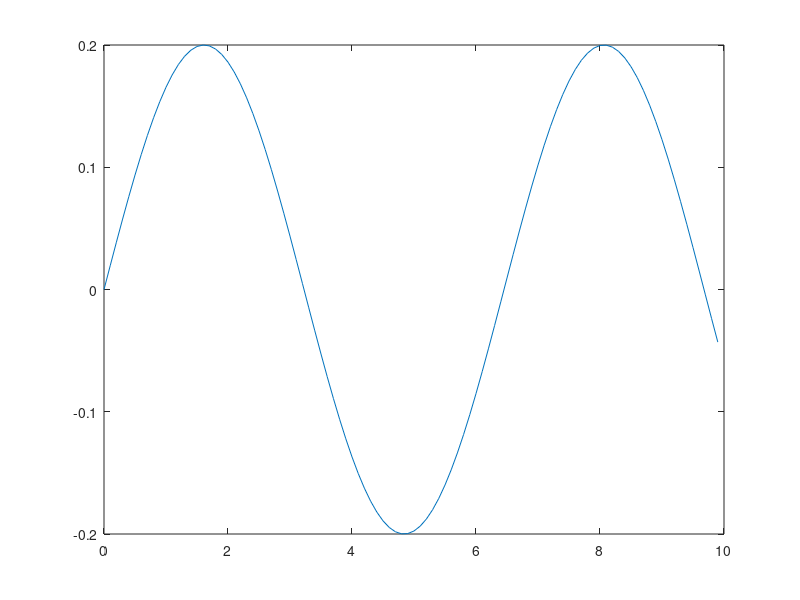
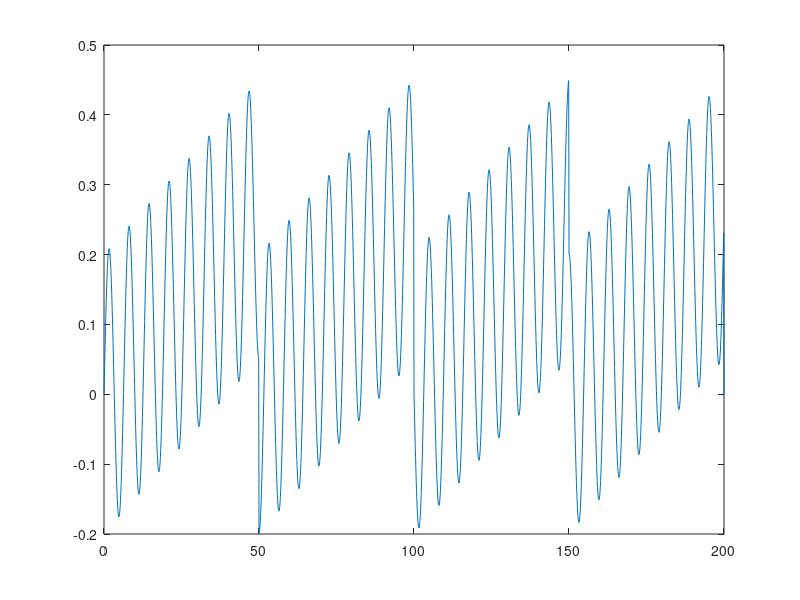
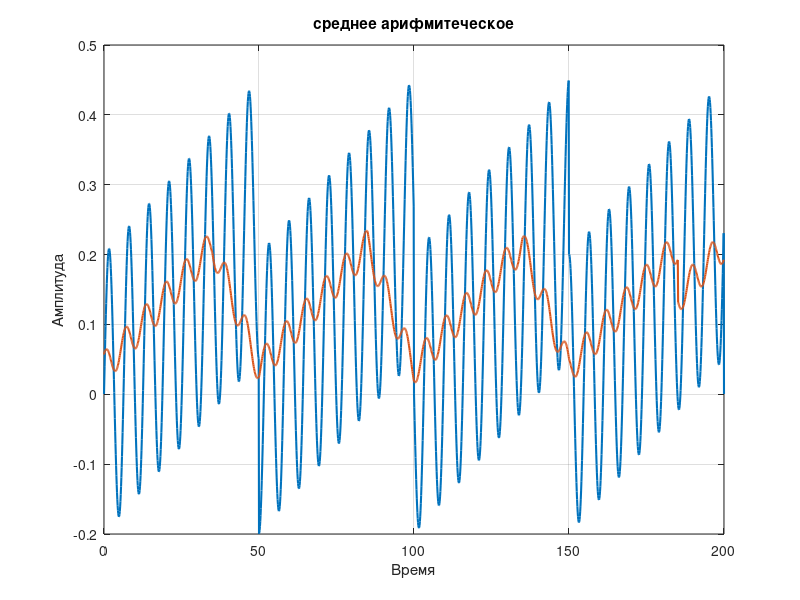
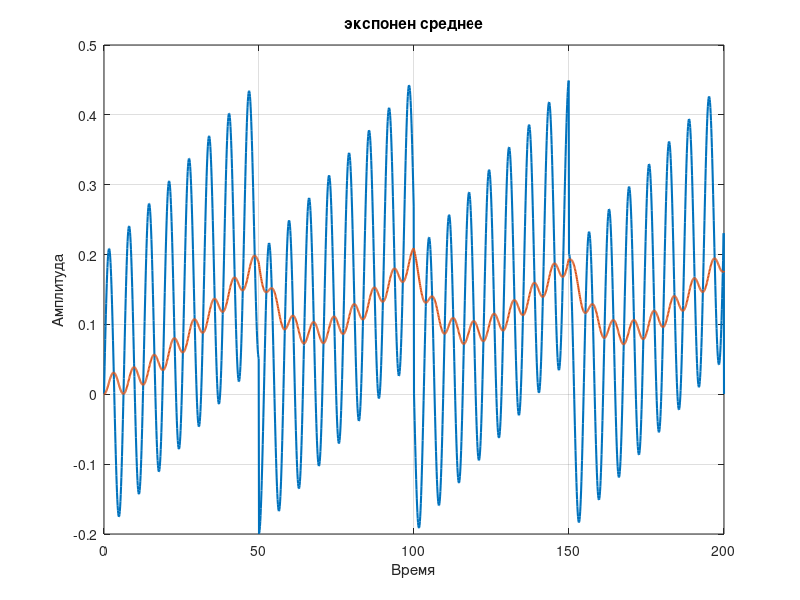

These charts were generated, in order, by the following MATLAB code: (Note: this script raises an error after producing the figures.)
clc;
close all;
clear;
Fs = 10000;                  
%частота дискретизации 10кHz

%далее сымитируем дискретный сигнал
t = 0:1/Fs:0.200;
t = t';
Am2 = 1; F = 155; Phi2 = 0; W2 = 2*pi*F;
noise(1,1:length(t)) = 0;
noise = noise';

for i = 1:length(t)
    noise(i) = 0.0005*(mod(i-1,500)+1);
end    

Sin = Am2/5* sin(W2*t);%третья 
plot (t(1:100)*1000,Sin(1:100)) %По оси X будут отображаться миллисекунды 
figure;
Sig = Sin + noise;          %тот самый сигнал который был "получен с АЦП"
% она же страшная кривая состоящая из суммы синусод,
%имитирующая звуковой сигнал в данном примере 
plot (t*1000,Sig) %По оси X будут отображаться миллисекунды 
figure;
plot (t*1000,noise)




%среднее арифметическое_1
NUM_READ = 150;
aaf_sig = zeros(1,length(t)); % ariphmetic average  filter
for i = NUM_READ : length(t)
    for j = 0 :NUM_READ-1
        aaf_sig(i) = aaf_sig(i) + Sig(i-j);
    end
  
    aaf_sig(i) = aaf_sig(i)/NUM_READ;
    aaf_sig(i-NUM_READ+1)= aaf_sig(i);
end

filVal(1,1:length(t)) = 0;
% фильтр эксп среднее
k = 0.008;
    filVal(1) = (Sig(1) - filVal(1))*k;
    for i = 2:length(t)
      %filVal(i) = (measuredSig(i)*k + (filVal(i-1))*(1-k));  
      filVal(i) = filVal(i-1)+ (Sig(i) - filVal(i-1))*k;  
      
    end

%среднее арифметическое_2
aaf_sig_2 = zeros(1,length(t)); % ariphmetic average  filter
for i = NUM_READ : length(t)
    for j = 0 :NUM_READ-1
        aaf_sig_2(i) = aaf_sig_2(i) + Sig(i-j);
    end
  
    aaf_sig_2(i) = aaf_sig_2(i)/NUM_READ;
    aaf_sig_2(i-NUM_READ+1)= aaf_sig_2(i);
end

filVal_2(1,1:length(t)) = 0;
% фильтр среднее арифметическое + эксп среднее
k = 0.01;
    filVal_2(1) = (aaf_sig(1) - filVal_2(1))*k;
    for i = 2:length(t)
      %filVal(i) = (measuredSig(i)*k + (filVal(i-1))*(1-k));  
      filVal_2(i) = filVal_2(i-1)+ (aaf_sig(i) - filVal_2(i-1))*k;  
      
    end

plot(t*1000,Sig,'LineWidth',1.5), grid on;
hold on;
plot(t*1000,aaf_sig,'LineWidth',1.5), grid on;
hold off;
xlabel('Время');
ylabel('Амплитуда');
title('среднее арифмитеческое');
figure;

plot(t*1000,Sig,'LineWidth',1.5), grid on;
hold on;
plot(t*1000,filVal,'LineWidth',1.5), grid on;
hold off;
xlabel('Время');
ylabel('Амплитуда');
title('экспонен среднее');

figure('Position', [250, 100, 800, 600]);
subplot(3,1,1);
plot(t*1000,Sig,'LineWidth',1.5), grid on;
hold on;
plot(t*1000,aaf_sig,'LineWidth',1.5), grid on;
hold off;
xlabel('Время');
ylabel('Амплитуда');
title(compose('фильтр среднее арифметическое \n NUM READ = %d',NUM_READ));


subplot(3,1,2);
plot(t*1000,Sig,'LineWidth',1.5), grid on;
hold on;
plot(t*1000,filVal_2,'LineWidth',1.5), grid on;
hold off;
xlabel('Время');
ylabel('Амплитуда');
title(compose('фильтр среднее арифметическое + эксп среднее \n F = %d,  k = %.2f',F,k));
hold on;


flag = 0
count = 0
count_one_period = 0
comp(1,1:length(Sig)) = 0;
for i = 1 : length(Sig)
    if Sig(i) > filVal(i)
        comp(i)=1;
        if flag == 0
            count = count +1;
            if i < 500
                count_one_period = count
            end    
        end
        flag = 1;
    else 
        comp(i)=0;
        flag = 0;
    end
         
end

F_found =   count_one_period / 0.05; 
F_found2 =  count / (4*0.05); 
subplot(3,1,3);
plot(t*1000,comp,'LineWidth',1.5), grid on;
title(compose('count = %d, count one period = %d, F found = %.2f, F found 2 = %.2f',count,count_one_period,F_found,F_found2));

%---------
%Дописать пример от ИИ (там точность больше)
